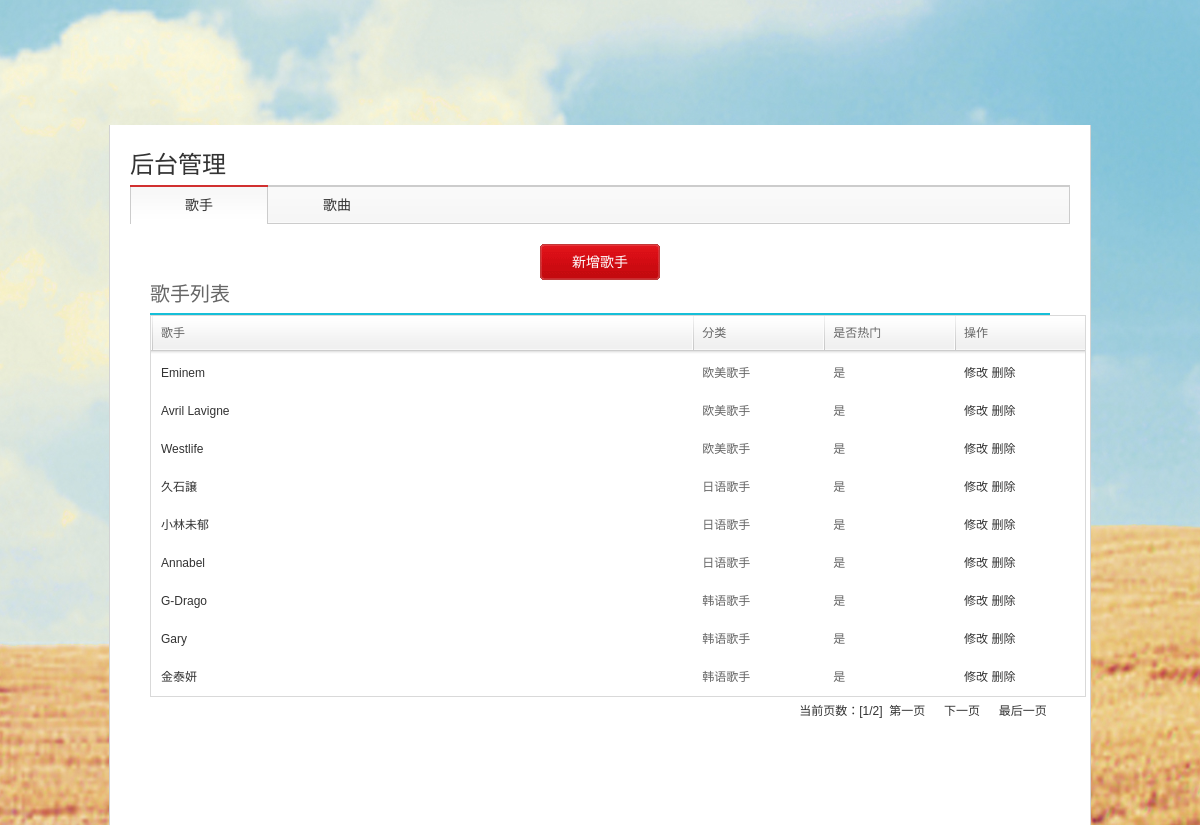
Page /manageArtist (signed in) on the committed database.
### app/models.py (models this page shows)
class Artist(db.Model):
    __tablename__ = 'artist'
    id = db.Column(db.Integer,primary_key=True)
    artistName = db.Column(db.String(100))   # 歌手的名字
    style = db.Column(db.Integer)            # 歌手的类型
    imgURL = db.Column(db.String(100))       # 歌手头像地址
    isHot = db.Column(db.Boolean)            # 是否热门

### app/home/views.py (the view)
@home.route('/manageArtist')
@admin_login
def manageArtist():
    page=request.args.get('page',type=int)
    page_data=Artist.query.paginate(page=page,per_page=9)
    return render_template('home/manageArtist.html',page_data=page_data)

### app/home/views.py (called while the page is built)
def admin_login(f):
    @wraps(f)
    def decorate_fuction(*args, **kwargs):
        if session['username']!='zyg':
            return redirect(url_for('home.index'))
        return f(*args, **kwargs)
    return decorate_fuction

### app/templates/home/manageArtist.html (shortened to what this page needs)
<!DOCTYPE html>
<html>
    <head>
        <link href="{{ url_for('static',filename='css/pt_discover_index.css')}}" type="text/css" rel="stylesheet">
        <link href="{{ url_for('static',filename='css/pt_frame.css')}}" type="text/css" rel="stylesheet">
    </head>
    <body style="background: url('../../static/image/bg.jpg') repeat-y 100% 100%;">
        <div data-module="" data-sub="" id="g_top" class="m-top">
        </div>
        <div id="g_nav" class="m-subnav m-subnav-up f-pr">
            <div class="shadow">
            </div>
        </div>
        <div class="g-bd" style="margin-top:50px">
            <div class="g-wrap" id="baseBox">
                <div class="u-title u-title-2 f-cb">
                    <h3>
                        <span class="f-ff2">后台管理</span>
                    </h3>
                </div>
                <ul class="m-tabs f-cb">
                    <li class="fst">
                        <a href="{{url_for('home.manageArtist')}}" class="z-slt"><em>歌手</em> </a>
                    </li>
                    <li>
                        <a href="{{url_for('home.manageSong')}}"><em>歌曲</em> </a>
                    </li>
                </ul>
                <div class="g-wrap p-prf">
                    <div class="n-bind f-cb j-flag">
                        <p class="delete">
                            <a target="contentFrame" href="{{url_for('home.manageArtistAdd')}}" class="btn"><i>新增歌手</i>
                            </a>
                        </p>
                    </div>
                    <div class="u-title u-title-1 f-cb m-record-title" id="rHeader">
                        <h3>
                            <span class="f-ff2 s-fc3">歌手列表</span>
                        </h3>
                    </div>
                    <div id="m-record" data-uid="3514008" data-songs="1316"
                        class="m-record">
                        <div id="auto-id-oXK37yPmGlBEcCTf">
                            <div class="j-flag" id="auto-id-42i2wAet2Pki6UW6">
                                <table class="m-table m-table-rank">
                                    <thead>
                                        <tr>
                                            <th>
                                                <div class="wp">
                                                    歌手
                                                </div>
                                            </th>
                                            <th class="w3">
                                                <div class="wp">
                                                    分类
                                                </div>
                                            </th>
                                            <th class="w3">
                                                <div class="wp">
                                                    是否热门
                                                </div>
                                            </th>
                                            <th class="w3">
                                                <div class="wp">
                                                    操作
                                                </div>
                                            </th>
                                        </tr>
                                    </thead>
                                    <tbody>
                                        {% for artist in page_data.items %}
                                        <tr>
                                            <td class="rank">
                                                {{artist.artistName}}
                                            </td>
                                            <td class=" s-fc3">
                                                {% if artist.style == 1 %}
                                                华语歌手
                                                {% elif artist.style == 2%}
                                                欧美歌手
                                                {% elif artist.style == 3%}
                                                日语歌手
                                                {% elif artist.style == 4%}
                                                韩语歌手
                                                {% elif artist.style == 5%}
                                                其他歌手
                                                {% endif %}
                                            </td>
                                            <td class=" s-fc3">
                                            {% if artist.isHot == 1%}
                                                是
                                            {% else %}
                                                否
                                            {% endif %}
                                            </td>
                                            <td class="">
                                                <a href="{{url_for('home.manageArtistEdit',id=artist.id)}}">修改</a>
                                                <a href="javascript:;" class="del" value="{{artist.id}}">删除</a>
                                            </td>
                                        </tr>
                                        {% endfor %}
                                    </tbody>
                                </table>
                                <table width="100%" border="0" cellspacing="0" cellpadding="0">
                                    <tr>
                                        <td height="24" align="right">
                                            当前页数：[{{page_data.page}}/{{page_data.pages}}]&nbsp;
                                            <a href="{{ url_for('home.manageArtist',page=1) }}">第一页</a>
                                                {% if page_data.has_next %}
                                            　     <a href="{{ url_for('home.manageArtist',page=page_data.next_num) }}">下一页</a>
                                                {% endif %}
                                            <a href="{{ url_for('home.manageArtist',page=page_data.pages) }}">最后一页&nbsp;</a>
                                        </td>
                                    </tr>
                                </table>
                            </div>
                        </div>
                    </div>
                </div>
            </div>
        </div>
    </body>
</html>

### app/static/css/pt_frame.css (style rules this page uses)
body { *zoom: 1; min-width: 982px; background: #f5f5f5; }
html { overflow: scroll; overflow-x: auto; }
.g-bd, .g-bd1, .g-bd2, .g-bd3, .g-bd4, .g-bd5, .g-bd6, .g-bd7 { width: 980px; min-height: 700px; _height: 700px; margin: 0 auto; background-color: #fff; border: 1px solid #d3d3d3; border-width: 0 1px; }
.g-wrap { padding: 20px; }
.n-bind .delete { text-align: center; }
.n-bind .delete .btn { display: inline-block; width: 120px; height: 36px; line-height: 36px; font-size: 14px; color: #fff; background: url(../images/button.png) no-repeat 0 -1329px; }

### rows in the picture
Artist: artistName "Eminem", style "欧美歌手", isHot "是", {{ artist.id }} 16 (drawn)
Artist: artistName "Avril Lavigne", style "欧美歌手", isHot "是", {{ artist.id }} 17 (drawn)
Artist: artistName "Westlife", style "欧美歌手", isHot "是", {{ artist.id }} 18 (drawn)
Artist: artistName "久石譲", style "日语歌手", isHot "是", {{ artist.id }} 19 (drawn)
Artist: artistName "小林未郁", style "日语歌手", isHot "是", {{ artist.id }} 20 (drawn)
Artist: artistName "Annabel", style "日语歌手", isHot "是", {{ artist.id }} 21 (drawn)
Artist: artistName "G-Drago", style "韩语歌手", isHot "是", {{ artist.id }} 22 (drawn)
Artist: artistName "Gary", style "韩语歌手", isHot "是", {{ artist.id }} 23 (drawn)
Artist: artistName "金泰妍", style "韩语歌手", isHot "是", {{ artist.id }} 24 (drawn)

### other values in the picture
{{ page_data.page }} "1"
{{ page_data.pages }} "2"
